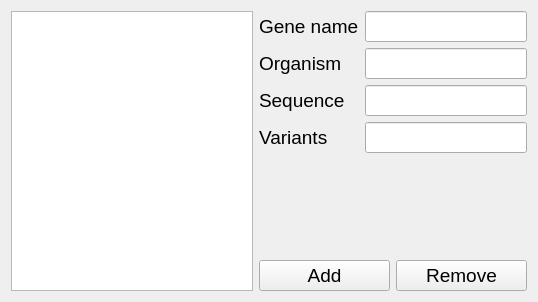
<?xml version="1.0" encoding="UTF-8"?>
<ui version="4.0">
 <class>GenesGUIClass</class>
 <widget class="QWidget" name="GenesGUIClass">
  <property name="geometry">
   <rect>
    <x>0</x>
    <y>0</y>
    <width>538</width>
    <height>302</height>
   </rect>
  </property>
  <property name="windowTitle">
   <string>GenesGUI</string>
  </property>
  <layout class="QHBoxLayout" name="horizontalLayout_2">
   <item>
    <widget class="QListWidget" name="genesList">
     <property name="font">
      <font>
       <pointsize>14</pointsize>
      </font>
     </property>
    </widget>
   </item>
   <item>
    <layout class="QVBoxLayout" name="verticalLayout">
     <item>
      <layout class="QFormLayout" name="formLayout">
       <item row="0" column="0">
        <widget class="QLabel" name="label">
         <property name="font">
          <font>
           <pointsize>14</pointsize>
          </font>
         </property>
         <property name="text">
          <string>Gene name</string>
         </property>
        </widget>
       </item>
       <item row="0" column="1">
        <widget class="QLineEdit" name="geneNameEdit">
         <property name="font">
          <font>
           <pointsize>14</pointsize>
          </font>
         </property>
        </widget>
       </item>
       <item row="1" column="0">
        <widget class="QLabel" name="label_2">
         <property name="font">
          <font>
           <pointsize>14</pointsize>
          </font>
         </property>
         <property name="text">
          <string>Organism</string>
         </property>
        </widget>
       </item>
       <item row="1" column="1">
        <widget class="QLineEdit" name="organismEdit">
         <property name="font">
          <font>
           <pointsize>14</pointsize>
          </font>
         </property>
        </widget>
       </item>
       <item row="2" column="0">
        <widget class="QLabel" name="label_3">
         <property name="font">
          <font>
           <pointsize>14</pointsize>
          </font>
         </property>
         <property name="text">
          <string>Sequence</string>
         </property>
        </widget>
       </item>
       <item row="2" column="1">
        <widget class="QLineEdit" name="sequenceEdit">
         <property name="font">
          <font>
           <pointsize>14</pointsize>
          </font>
         </property>
        </widget>
       </item>
       <item row="3" column="0">
        <widget class="QLabel" name="label_4">
         <property name="font">
          <font>
           <pointsize>14</pointsize>
          </font>
         </property>
         <property name="text">
          <string>Variants</string>
         </property>
        </widget>
       </item>
       <item row="3" column="1">
        <widget class="QLineEdit" name="variantsEdit">
         <property name="font">
          <font>
           <pointsize>14</pointsize>
          </font>
         </property>
        </widget>
       </item>
      </layout>
     </item>
     <item>
      <widget class="QWidget" name="variantsWidget" native="true"/>
     </item>
     <item>
      <layout class="QHBoxLayout" name="horizontalLayout">
       <item>
        <widget class="QPushButton" name="addButton">
         <property name="font">
          <font>
           <pointsize>14</pointsize>
          </font>
         </property>
         <property name="text">
          <string>Add</string>
         </property>
        </widget>
       </item>
       <item>
        <widget class="QPushButton" name="removeButton">
         <property name="font">
          <font>
           <pointsize>14</pointsize>
          </font>
         </property>
         <property name="text">
          <string>Remove</string>
         </property>
        </widget>
       </item>
      </layout>
     </item>
    </layout>
   </item>
  </layout>
 </widget>
 <layoutdefault spacing="6" margin="11"/>
 <resources/>
 <connections/>
</ui>
